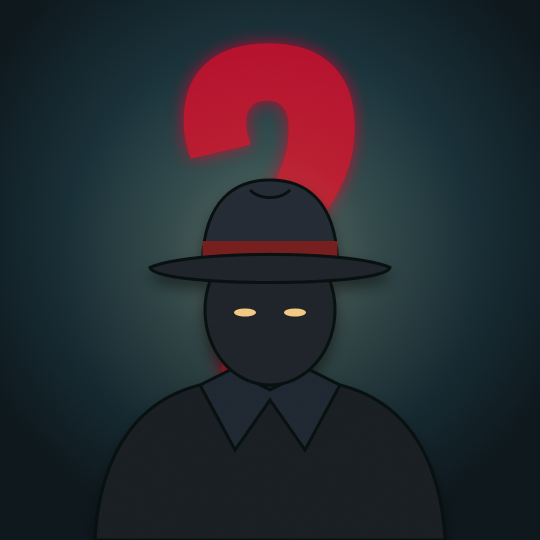
#> input picture branding/profile-picture.png, 1080 x 1080 px (shown at 1/2 size)
$ python -i chat.py   (imports and definitions only)
#> lines starting #> are read from the running program, lines starting #| are printed output that depends on the picture; after the words box and inside, x2 and y2 are one past the last pixel; in counts of white or black regions, pixels touching at a corner belong together
"""Text-message thriller renderer ("23%" series).

    python3 -m storyvideo.chat stories/23-percent/ep01 --out 23-percent/ep01/ep01-instagram.mp4

An episode is a folder with episode.json (see docs/chat-episodes.md). Everything is drawn
with Pillow: lock screen, chat screen, message bubbles (spring pop-in + scroll), typing
dots, photo messages with a lightbox, the battery bar and the choice screen.
"""
import argparse
import json
import math
from multiprocessing import Pool
from pathlib import Path

import numpy as np
import soundfile as sf
from PIL import Image, ImageDraw, ImageFilter, ImageFont

from . import audio, tts, video

ROOT = Path(__file__).resolve().parent.parent
W, H, FPS = 1080, 1920, 30
FONTS = ROOT / "assets" / "fonts"


# [4 lines left out: function font, not called in this run]


# ------------------------------------------------------------------ theme (generic light UI)
BG = (244, 246, 250)
HEADER = (255, 255, 255)
HER = (230, 231, 237)
HER_TEXT = (20, 20, 26)
YOU = (47, 124, 246)
YOU_TEXT = (255, 255, 255)
MUTED = (120, 124, 134)
SAFE_RIGHT = 900          # keep content left of the right 15% (918px)
MSG_TOP, MSG_BOTTOM = 540, 1300
BUBBLE_FONT = 50
POP = 0.32                # bubble pop-in time
SCROLL = 0.28


def ease_out(p):
    p = min(max(p, 0.0), 1.0)
    return 1 - (1 - p) ** 3


# [54 lines left out: functions spring, text_line, measure, wrap, not called in this run]


# ------------------------------------------------------------------ components
_cache = {}


# [38 lines left out: functions bubble, typing_bubble, not called in this run]


def photo_bubble(photo, w=430):
#> called with photo = '../branding/profile-picture.png', w = 430
    key = ("p", str(photo), w)
    if key in _cache:
        return _cache[key]
    im = Image.open(photo).convert("RGB")
#> im is the input picture: PIL image 1080x1080 RGB; mean R, G, B 38, 41.1, 47.6
    h = int(w * 5 / 4)
    im = im.resize((w, h), Image.LANCZOS) if abs(im.width / im.height - 0.8) < 0.02 else _cover(im, w, h)
#> in _cover, `im = im.resize((int(im.width * s + 1), int(im.height * s + 1)), Image...`:
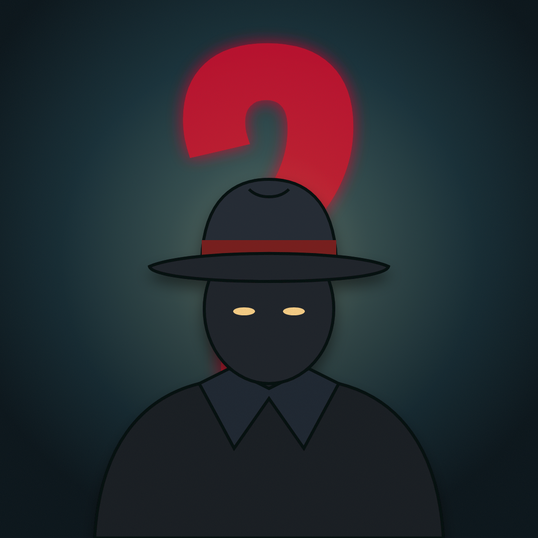
#> im: PIL image 538x538 RGB; mean R, G, B 38, 41.1, 47.6
#> in _cover, `return im.crop((l, t, l + w, t + h))`:
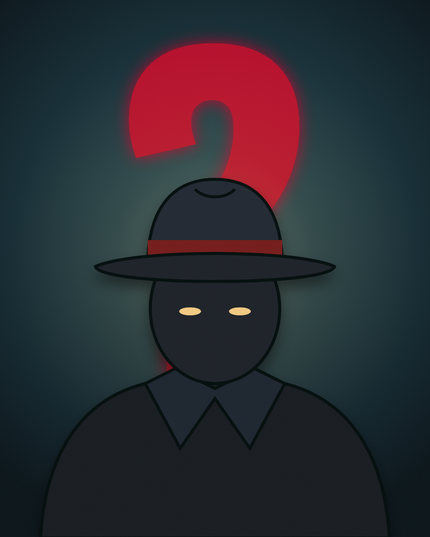
#> returned value: PIL image 430x537 RGB; mean R, G, B 43.1, 43.4, 50
    mask = Image.new("L", (w, h), 0)
#> mask: PIL image 430x537 L; every value is 0
    ImageDraw.Draw(mask).rounded_rectangle((0, 0, w - 1, h - 1), radius=36, fill=255)
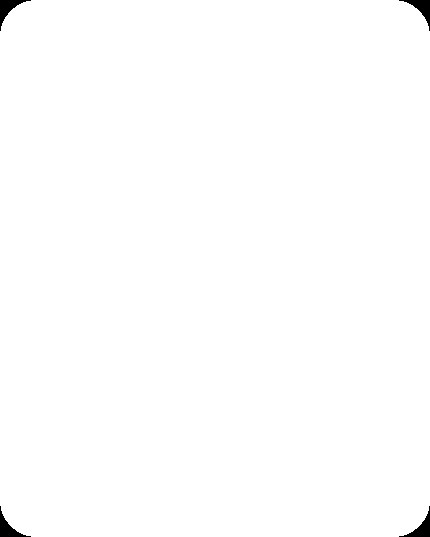
#> mask: PIL image 430x537 L; 99.5% white; 4 black regions, box (x1, y1, x2, y2) and area: (0, 0, 31, 31) 287, (399, 0, 430, 31) 287, (0, 506, 31, 537) 287, (399, 506, 430, 537) 287
    out = Image.new("RGBA", (w + 16, h + 16), (0, 0, 0, 0))
#> out: PIL image 446x553 RGBA; every value is 0
    out.paste(im, (0, 0), mask)
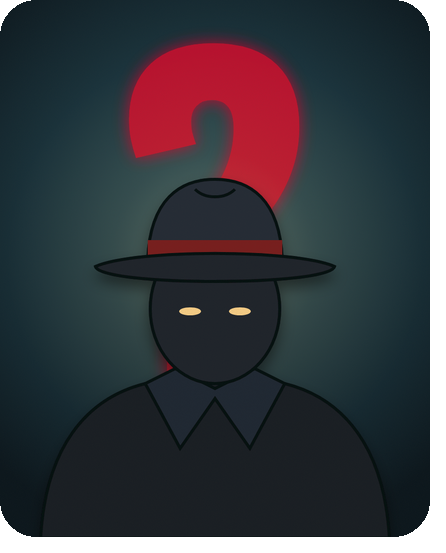
#> out: PIL image 446x553 RGBA; mean R, G, B, A 40.3, 40.5, 46.7, 237.6; transparent parts drawn white
    _cache[key] = out
    return out


def _cover(im, w, h):
    s = max(w / im.width, h / im.height)
    im = im.resize((int(im.width * s + 1), int(im.height * s + 1)), Image.LANCZOS)
    l, t = (im.width - w) // 2, (im.height - h) // 2
    return im.crop((l, t, l + w, t + h))


# [242 lines left out: functions battery_icon, battery_bar, status_bar, header, labels, input_bar and 6 more, not called in this run]


# ------------------------------------------------------------------ frames
_G = {}


def _init(cfg, story_dir):
    _G["cfg"], _G["dir"] = cfg, Path(story_dir)


# [25 lines left out: function frame_at, not called in this run]


def _frame(i):
    return frame_at(_G["cfg"], i / FPS, _G["dir"]).tobytes()


# [58 lines left out: functions build_audio, main, not called in this run]


# [2 lines not run here, left out]

>>> result = photo_bubble('../branding/profile-picture.png')
